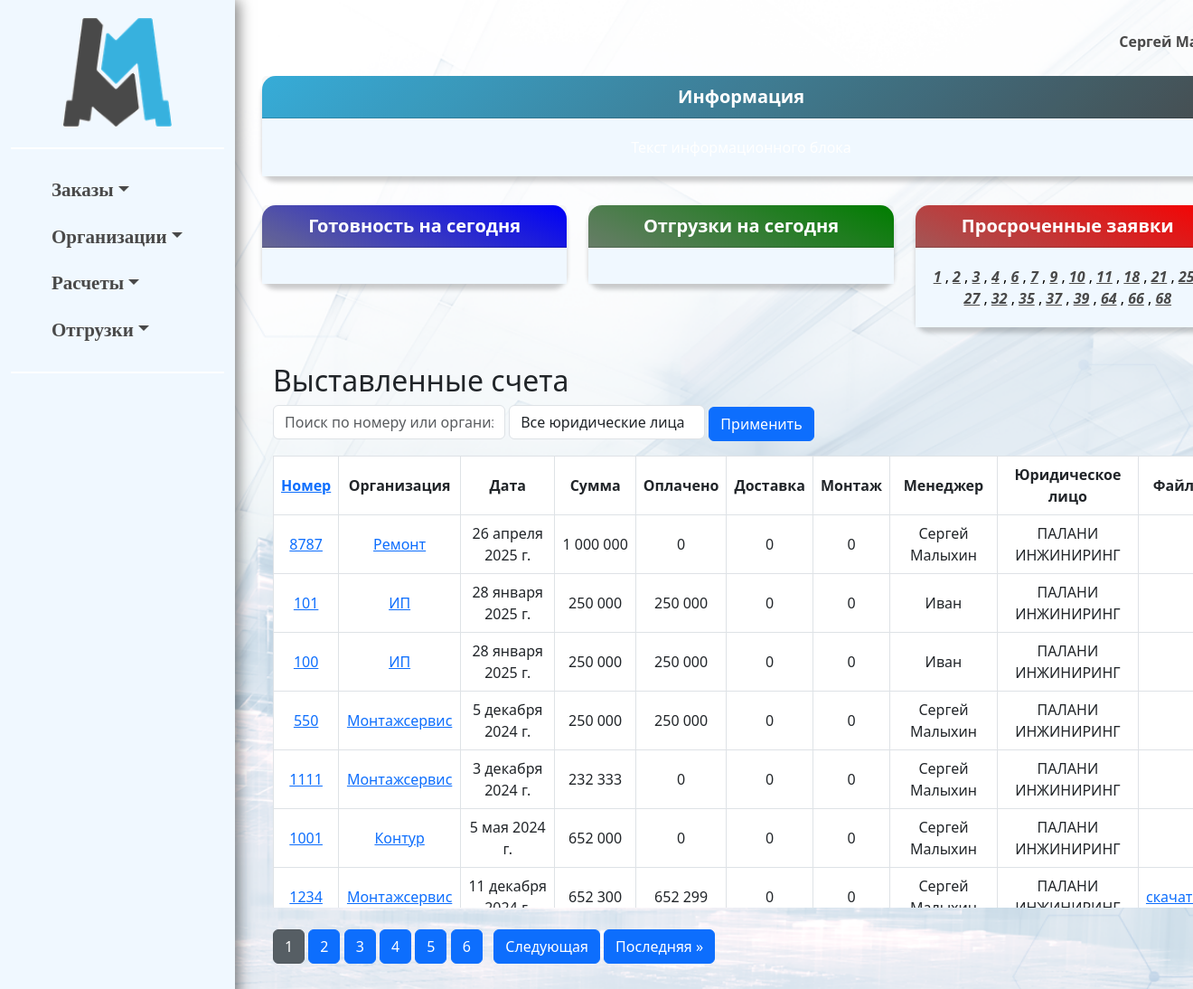
Screenshot of /erp_main/invoices_list/ (signed in) with the database file from the repository.
### erp_main/models.py (models this page shows, shortened)
class Invoice(models.Model):
    number = models.CharField(max_length=5, blank=True, null=True)
    organization = models.ForeignKey(Organization, related_name='organization', on_delete=models.CASCADE)
    date = models.DateField()
    amount = models.IntegerField(default=0)
    payed_amount = models.IntegerField(default=0)
    shipping_amount = models.IntegerField(default=0)
    montage_amount = models.IntegerField(default=0)
    legal_entity = models.ForeignKey(LegalEntity, related_name='legal_entity', on_delete=models.CASCADE)
    invoice_file = models.FileField(upload_to='invoices/', blank=True, null=True)
    year = models.PositiveIntegerField(editable=False)
    is_paid = models.BooleanField(default=False, blank=True, null=True)
    change_date = models.DateField(blank=True, null=True)
    closing_document = models.FileField(upload_to='closing_documents/', blank=True, null=True)
    class Meta:
        constraints = [
            models.UniqueConstraint(fields=['number', 'legal_entity', 'year'], name='unique_field_combination')
        ]

class Organization(models.Model):
    FOOTING_CHOICES = (
        ('ustav', 'устава'),
        ('attorney', 'доверенности')
    )
    KIND_CHOICES = (
        ('ooo', 'ООО'),
        ('ao', 'АО'),
        ('zao', 'ЗАО'),
        ('ip', 'ИП'),
    )
    kind = models.CharField(max_length=100, blank=True, null=True, choices=KIND_CHOICES)
    phone_number = models.CharField(max_length=15, blank=True, null=True)
    name_fl = models.CharField(max_length=15, blank=True, null=True)
    user = models.ForeignKey(User, related_name='organizations', on_delete=models.CASCADE)
    ceo_footing = models.CharField(max_length=30, choices=FOOTING_CHOICES)
    name = models.CharField(max_length=100, blank=True, null=True)
    inn = models.CharField(max_length=15, blank=True, null=True)
    ogrn = models.CharField(max_length=15, blank=True, null=True)
    kpp = models.CharField(max_length=15, blank=True, null=True)
    r_s = models.CharField(max_length=25, blank=True, null=True)
    bank = models.CharField(max_length=300, blank=True, null=True)
    bik = models.CharField(max_length=10, blank=True, null=True)
    k_s = models.CharField(max_length=25, blank=True, null=True)
    address = models.CharField(max_length=150, blank=True, null=True)
    email = models.EmailField(blank=True, null=True)
    ceo_title = models.CharField(max_length=30, blank=True, null=True)
    ceo_name = models.CharField(max_length=150, blank=True, null=True)
    class Meta:
        verbose_name_plural = 'Организации'

class LegalEntity(models.Model):
    name = models.CharField(max_length=255)
    inn = models.CharField(max_length=12, unique=True)
    ogrn = models.CharField(max_length=15, unique=True)
    kpp = models.CharField(max_length=9)
    r_s = models.CharField(max_length=20)
    bank = models.CharField(max_length=255)
    bik = models.CharField(max_length=9)
    k_s = models.CharField(max_length=20)
    address = models.CharField(max_length=255)
    email = models.EmailField()
    ceo_title = models.CharField(max_length=100)
    ceo_name = models.CharField(max_length=255)
    def __str__(self):
        return self.name
    class Meta:
        verbose_name_plural = 'Юридические лица'

### erp_main/views.py (the view)
# urls.py: path('invoices_list/', views.invoices_list, name='invoices_list'),
@login_required(login_url='login')
def invoices_list(request):
    search_query = request.GET.get('search', '')
    selected_legal_entity_id = request.GET.get('legal_entity', None)
    sort_by = request.GET.get('sort', 'id')
    direction = request.GET.get('direction', 'desc')
    source = request.GET.get('source')
    if request.user.is_staff:
        invoices = Invoice.objects.all()
    else:
        invoices = Invoice.objects.filter(organization__user=request.user)
    if search_query:
        invoices = invoices.filter(number__icontains=search_query) | invoices.filter(
            organization__name__icontains=search_query)
    if selected_legal_entity_id:
        try:
            selected_legal_entity_id = int(selected_legal_entity_id)  # Приводим к числу
            invoices = invoices.filter(legal_entity_id=selected_legal_entity_id)
        except ValueError:
            pass  # Игнорируем, если не удалось привести к числу
    if sort_by == 'number':
        invoices = invoices.order_by(f"{'-' if direction == 'desc' else ''}id")
    else:
        invoices = invoices.order_by('-id')  # Сортировка по умолчанию
    if source:
        organization = Organization.objects.filter(id=source).first()
        invoices = invoices.filter(organization=organization)
    paginator = Paginator(invoices, 10)
    page_number = request.GET.get('page')
    invoices_page = paginator.get_page(page_number)
    legal_entities = LegalEntity.objects.all()
    return render(request, 'invoices_list.html', {
        'invoices': invoices_page,
        'legal_entities': legal_entities,
        'selected_legal_entity_id': selected_legal_entity_id,
        'request': request,
    })

### erp_main/context_processors.py (called while the page is built)
def base_context(request):
    orders = Order.objects.all()
    date = datetime.date.today()
    date_now = date.today()
    today, overdue, ships = {}, {}, {}
    for order in orders:
        if order.due_date == date:
            order_url = reverse('order_detail', args=[order.pk])
            today[order.pk] = order_url
        if order.due_date is not None and order.due_date < date and order.status in ['в очереди', 'запущен']:
            order_url = reverse('order_detail', args=[order.pk])
            overdue[order.pk] = order_url
        if Shipment.objects.filter(order=order, date=date_now).exists():
            order_url = reverse('order_detail', args=[order.pk])
            ships[order.pk] = order_url
    return {'today': today, 'overdue': overdue, 'ships': ships}

### erp_main/models.py (called while the page is built)
    def get_items_filtered(self):
        return self.items.exclude(p_status__in=['changed',])

### erp_main/templates/invoices_list.html (shortened to what this page needs)
{% extends 'base.html' %}
{% load humanize %}
{% block content %}
<div class="container mt-4">
    <h2>Выставленные счета</h2>
    <form method="GET" action="{% url 'invoices_list' %}" class="form-inline mb-3">
        <label>
            <input type="text" name="search" class="form-control mr-2" placeholder="Поиск по номеру или организации" value="{{ request.GET.search }}">
        </label>
        <label>
            <select name="legal_entity" class="form-control mr-2">
                <option value="">Все юридические лица</option>
            </select>
        </label>
        <button type="submit" class="btn btn-primary">Применить</button>
    </form>
    <div style="overflow-y: auto; max-height: 500px;">
        <table class="table table-bordered">
            <thead style="position: sticky; top: 0; background-color: #fff; z-index: 10;">
                <tr>
                    <th style="padding: 8px; text-align: center; vertical-align: middle;">
                        <a href="?{% if request.GET.search %}search={{ request.GET.search }}&{% endif %}legal_entity={{ selected_legal_entity_id }}&sort=number{% if request.GET.sort == 'number' and request.GET.direction == 'asc' %}&direction=desc{% else %}&direction=asc{% endif %}">
                        Номер
                        </a>
                    </th>
                    <th style="padding: 8px; text-align: center; vertical-align: middle;">Организация</th>
                    <th style="padding: 8px; text-align: center; vertical-align: middle;">Дата</th>
                    <th style="padding: 8px; text-align: center; vertical-align: middle;">Сумма</th>
                    <th style="padding: 8px; text-align: center; vertical-align: middle;">Оплачено</th>
                    <th style="padding: 8px; text-align: center; vertical-align: middle;">Доставка</th>
                    <th style="padding: 8px; text-align: center; vertical-align: middle;">Монтаж</th>
                    <th style="padding: 8px; text-align: center; vertical-align: middle;">Менеджер</th>
                    <th style="padding: 8px; text-align: center; vertical-align: middle;">Юридическое лицо</th>
                    <th style="padding: 8px; text-align: center; vertical-align: middle;">Файл</th>
                </tr>
            </thead>
            <tbody>
                {% for invoice in invoices %}
                <tr>
                    <td style="padding: 8px; text-align: center; vertical-align: middle;">
                        <a href="{% url 'invoice_detail' invoice.id %}">{{ invoice.number }}</a>
                    </td>
                    <td style="padding: 8px; text-align: center; vertical-align: middle;">
                        <a href="{% url 'organization_detail' invoice.organization.id %}">{{ invoice.organization.name }}</a>
                    </td>
                    <td style="padding: 8px; text-align: center; vertical-align: middle;">{{ invoice.date }}</td>
                    <td style="padding: 8px; text-align: center; vertical-align: middle;">{{ invoice.amount|intcomma }}</td>
                    <td style="padding: 8px; text-align: center; vertical-align: middle;">{{ invoice.payed_amount|intcomma }}</td>
                    <td style="padding: 8px; text-align: center; vertical-align: middle;">{{ invoice.shipping_amount|intcomma }}</td>
                    <td style="padding: 8px; text-align: center; vertical-align: middle;">{{ invoice.montage_amount|intcomma }}</td>
                    <td style="padding: 8px; text-align: center; vertical-align: middle;">{{ invoice.organization.user.get_full_name }}</td>
                    <td style="padding: 8px; text-align: center; vertical-align: middle;">{{ invoice.legal_entity }}</td>
                    {% if invoice.invoice_file %}
                        <td style="padding: 8px; text-align: center; vertical-align: middle;"><a href="{{ invoice.invoice_file.url }}" target="_blank">скачать</a></td>
                    {% else %}
                        <td style="padding: 8px; text-align: center; vertical-align: middle;"></td>
                    {% endif %}
                </tr>
                {% empty %}
                <tr>
                    <td colspan="10" class="text-center">Нет данных для отображения</td>
                </tr>
                {% endfor %}
            </tbody>
        </table>
    </div>
    <div class="pagination text-center mt-4">
    {% for i in invoices.paginator.page_range %}
        {% if invoices.number == i %}
            <a href="?page={{ i }}" class="btn btn-secondary active">{{ i }}</a>
        {% else %}
            <a href="?page={{ i }}" class="btn btn-primary">{{ i }}</a>
        {% endif %}
    {% endfor %}
    {% if invoices.has_next %}
        <a href="?page={{ invoices.next_page_number }}" class="btn btn-primary">Следующая</a>
        <a href="?page={{ invoices.paginator.num_pages }}" class="btn btn-primary">Последняя &raquo;</a>
    {% endif %}
</div>
</div>
{% endblock %}

### templates/base.html (shortened to what this page needs)
{% load static %}
<!DOCTYPE html>
<html lang="ru">
<head>
    <link href="https://cdn.jsdelivr.net/npm/bootstrap@5.3.0-alpha1/dist/css/bootstrap.min.css" rel="stylesheet">
</head>
<body>
<div class="container-fluid">
    <div class="row">
        <nav class="sidebar" id="sidebar">
            <div style="text-align: center;">
                <a href="{% url 'index' %}">
                    <img src="{% static 'erp_main/images/logo.png' %}" style="width: 120px; height: auto;" alt="Главная" id="logo">
                </a>
            </div>
            <div class="gradient-line"></div>
            <div class="sidebar-sticky">
                <ul class="nav flex-column text-left">
                    <li class="nav-item dropdown">
                        <a class="nav-link dropdown-toggle" href="#" role="button" data-bs-toggle="dropdown" aria-expanded="false">Заказы</a>
                    </li>
                    <li class="nav-item dropdown">
                        <a class="nav-link dropdown-toggle" href="#" role="button" data-bs-toggle="dropdown" aria-expanded="false">Организации</a>
                    </li>
                    <li class="nav-item dropdown">
                        <a class="nav-link dropdown-toggle" href="#" role="button" data-bs-toggle="dropdown" aria-expanded="false">Расчеты</a>
                    </li>
                    <li class="nav-item dropdown">
                        <a class="nav-link dropdown-toggle" href="#" role="button" data-bs-toggle="dropdown" aria-expanded="false">Отгрузки</a>
                    </li>
                </ul>
            </div>
            <div class="gradient-line"></div>
        </nav>
        <main role="main" class="col-md-10 main-content">
            <div class="row my-1">
                <div class="col-md-12">
                    <div class="row mb-0">
                        <div class="col-md-10 text-center">
                        </div>
                        <div class="col-md-2 text-center" style="background: none;">
                            <div class="alert alert-info" role="alert">
                                {% if user.is_authenticated %}
                                    <li class="nav-item dropdown">
                                        <a class="nav-link dropdown-toggle" href="#" role="button" data-bs-toggle="dropdown" aria-expanded="false">{{ user.first_name }} {{ user.last_name }}</a>
                                    </li>
                                {% endif %}
                            </div>
                        </div>
                    </div>
                    <div class="card mb-3 text-white" id="first-block">
                        <div class="card-header">Информация</div>
                        <div class="card-body">
                            <p class="card-text">Текст информационного блока</p>
                        </div>
                    </div>
                </div>
            </div>
                    <div class="row my-3">
                       <div class="col-md-4">
                    <div class="card text-white bg-primary mb-3" id="readiness">
                        <div class="card-header">Готовность на сегодня</div>
                        <div class="card-body">
                        </div>
                    </div>
                </div>
                        <div class="col-md-4">
                    <div class="card text-white bg-success mb-3" id="shipment">
                        <div class="card-header">Отгрузки на сегодня</div>
                        <div class="card-body text-black">
                        </div>
                    </div>
                </div>
                <div class="col-md-4">
                    <div class="card text-white bg-danger mb-3" id="delay">
                        <div class="card-header">Просроченные заявки</div>
                        <div class="card-body text-black">
                            <p class="card-text">
                                {% for num, link in overdue.items %}
                                    <a href="{{ link }}" style="color: #494949;"><i><strong>{{ num }}</strong></i></a>
                                    {% if forloop.last != True%},{% endif %}
                                {% endfor %}
                            </p>
                        </div>
                    </div>
                </div>
            </div>
        {% block content %}
        {% endblock %}
        </main>
    </div>
</div>
</body>
</html>

### rows the page displays
Invoice: number "8787", organization.name "Ремонт", date "26 апреля 2025 г.", amount "1 000 000", payed_amount "0", shipping_amount "0", montage_amount "0", organization.user.get_full_name "Сергей Малыхин", legal_entity "ПАЛАНИ ИНЖИНИРИНГ"
Invoice: number "101", organization.name "ИП", date "28 января 2025 г.", amount "250 000", payed_amount "250 000", shipping_amount "0", montage_amount "0", organization.user.get_full_name "Иван", legal_entity "ПАЛАНИ ИНЖИНИРИНГ"
Invoice: number "100", organization.name "ИП", date "28 января 2025 г.", amount "250 000", payed_amount "250 000", shipping_amount "0", montage_amount "0", organization.user.get_full_name "Иван", legal_entity "ПАЛАНИ ИНЖИНИРИНГ"
Invoice: number "550", organization.name "Монтажсервис", date "5 декабря 2024 г.", amount "250 000", payed_amount "250 000", shipping_amount "0", montage_amount "0", organization.user.get_full_name "Сергей Малыхин", legal_entity "ПАЛАНИ ИНЖИНИРИНГ"
Invoice: number "1111", organization.name "Монтажсервис", date "3 декабря 2024 г.", amount "232 333", payed_amount "0", shipping_amount "0", montage_amount "0", organization.user.get_full_name "Сергей Малыхин", legal_entity "ПАЛАНИ ИНЖИНИРИНГ"
Invoice: number "1001", organization.name "Контур", date "5 мая 2024 г.", amount "652 000", payed_amount "0", shipping_amount "0", montage_amount "0", organization.user.get_full_name "Сергей Малыхин", legal_entity "ПАЛАНИ ИНЖИНИРИНГ"
Invoice: number "1234", organization.name "Монтажсервис", date "11 декабря…", amount "652 300", payed_amount "652 299", shipping_amount "0", montage_amount "0", organization.user.get_full_name "Сергей…", legal_entity "ПАЛАНИ…"

### other values shown
{{ user.first_name }} "Сергей"
{{ num }} "1" "2" "3" "4" "6" "7" "9" "10" "11" "18" "21" "27" "32" "35" "37" "39" "64" "66" "68"
{{ i }} "1"
{{ i }} "2" "3" "4" "5" "6"
